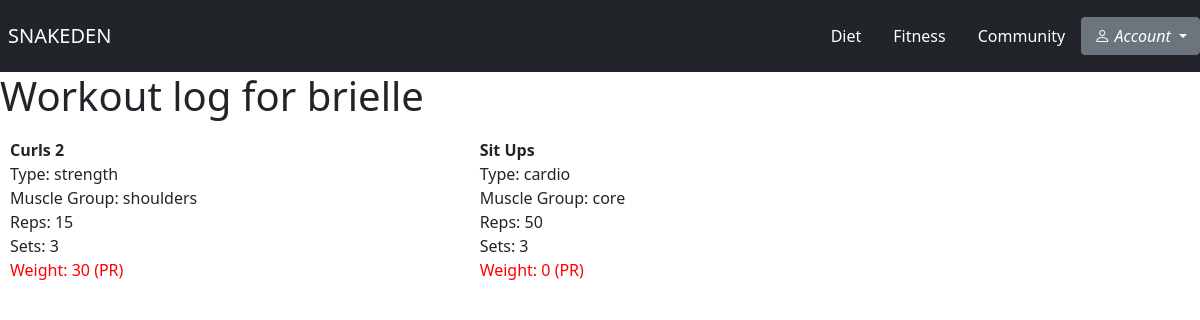
Before: /workout_log/ (signed in) with the older database file.
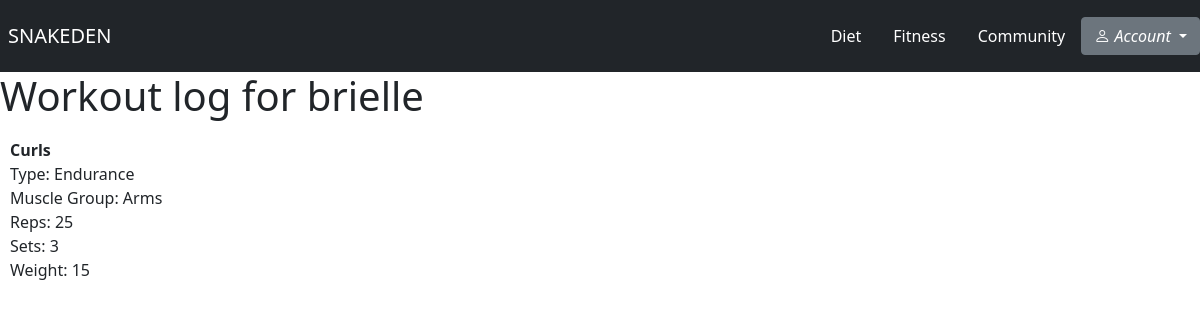
After: the same page with the newer database file.
### fitness/models.py (models this page shows)
class Workout(models.Model):
    WORKOUT_TYPE = [
        ('Cardio', 'Cardio'),
        ('Strength', 'Strength'),
        ('Endurance', 'Endurance'),
    ]
    MUSCLE_GROUP = [
        ('Arms', 'Arms'),
        ('Shoulders', 'Shoulders'),
        ('Back', 'Back'),
        ('Core', 'Core'),
        ('Legs', 'Legs'),
    ]
    workout_type = models.CharField(max_length=50, choices=WORKOUT_TYPE)
    muscle_group = models.CharField(max_length=50, choices=MUSCLE_GROUP)
    exercise_name = models.CharField(max_length=50)
    reps = models.IntegerField()
    sets = models.IntegerField()
    weight = models.IntegerField()
    user = models.ForeignKey(User, on_delete=models.CASCADE)

### users/views.py (the view)
# urls.py: path('workout_log/', userViews.user_workout_data, name='user_workout_data'),
@login_required
def user_workout_data(request):
    workouts = Workout.objects.filter(user=request.user)
    prs = []
    muscle_group = ['arms', 'back', 'shoulders', 'core', 'legs']
    for muscle in muscle_group:
        workout1 = Workout.objects.filter(user=request.user, muscle_group=muscle)
        pr1 = workout1.order_by('-weight').first()
        if pr1 is not None:
            prs.append(pr1.weight)
    return render(request, 'users/workout_log.html', {'workouts': workouts, 'prs': prs})

### users/templates/users/workout_log.html
{% extends 'base.html' %}
{% block body %}
    <h1>Workout log for {{ user.username }}</h1>
    <div style="display: grid; grid-template-columns: auto auto auto;; padding: 10px;">
    {% for workout in workouts %}
        <div style="margin-bottom: 20px;">
            <div style="font-weight: bold;">{{ workout.exercise_name }}</div>
            <div>Type: {{ workout.workout_type }}</div>
            <div>Muscle Group: {{ workout.muscle_group }}</div>
            <div>Reps: {{ workout.reps }}</div>
            <div>Sets: {{ workout.sets }}</div>
                {% if workout.weight in prs %}
                    <div style="color: red;">Weight: {{ workout.weight }} (PR)</div>
            {% else %}
                <div>Weight: {{ workout.weight }}</div>
            {% endif %}
        </div>
    {% endfor %}
    </div>
{% endblock %}

Changed rows visible on the page:
removed Workout: exercise_name "Curls 2", workout_type "strength", muscle_group "shoulders", reps "15", sets "3", weight "30"
removed Workout: exercise_name "Sit Ups", workout_type "cardio", muscle_group "core", reps "50", sets "3", weight "0"
added Workout: exercise_name "Curls", workout_type "Endurance", muscle_group "Arms", reps "25", sets "3", weight "15"
